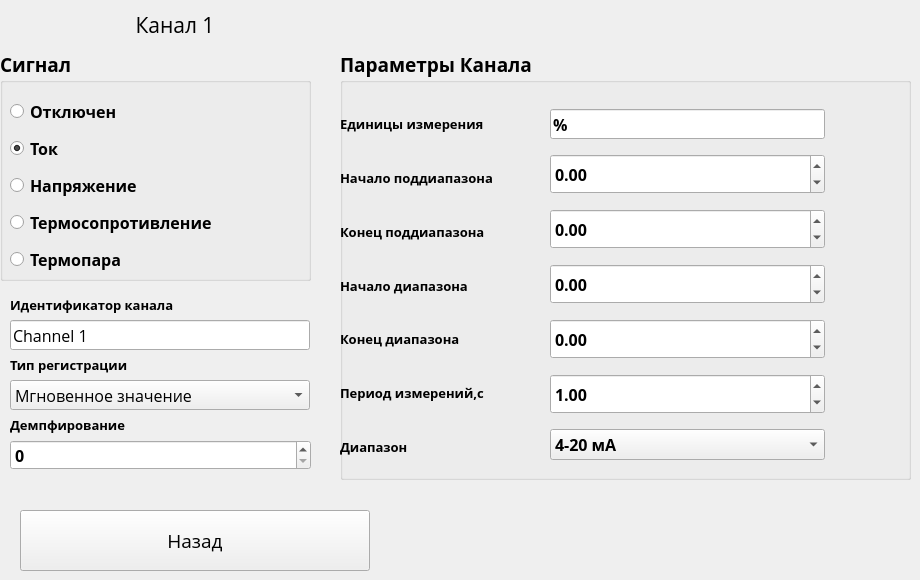
   <widget class="QWidget" name="Channel1">
    <widget class="QGroupBox" name="groupBox_1">
     <property name="geometry">
      <rect>
       <x>0</x>
       <y>50</y>
       <width>311</width>
       <height>231</height>
      </rect>
     </property>
     <property name="font">
      <font>
       <family>Open Sans</family>
       <pointsize>14</pointsize>
       <weight>75</weight>
       <bold>true</bold>
      </font>
     </property>
     <property name="title">
      <string>Сигнал</string>
     </property>
     <widget class="QWidget" name="layoutWidget_3">
      <property name="geometry">
       <rect>
        <x>10</x>
        <y>44</y>
        <width>296</width>
        <height>225</height>
       </rect>
      </property>
      <property name="font">
       <font>
        <family>Open Sans</family>
        <weight>75</weight>
        <bold>true</bold>
       </font>
      </property>
      <layout class="QVBoxLayout" name="verticalLayout_10">
       <property name="spacing">
        <number>5</number>
       </property>
       <item>
        <widget class="QRadioButton" name="ButonOtklChannel_1">
         <property name="font">
          <font>
           <family>Open Sans</family>
           <pointsize>12</pointsize>
           <weight>75</weight>
           <bold>true</bold>
          </font>
         </property>
         <property name="text">
          <string>Отключен                      </string>
         </property>
         <property name="checked">
          <bool>false</bool>
         </property>
         <attribute name="buttonGroup">
          <string notr="true">buttonGroup</string>
         </attribute>
        </widget>
       </item>
       <item>
        <widget class="QRadioButton" name="ButonTokChannel_1">
         <property name="font">
          <font>
           <family>Open Sans</family>
           <pointsize>12</pointsize>
           <weight>75</weight>
           <bold>true</bold>
          </font>
         </property>
         <property name="text">
          <string>Ток                                    </string>
         </property>
         <property name="checked">
          <bool>true</bool>
         </property>
         <attribute name="buttonGroup">
          <string notr="true">buttonGroup</string>
         </attribute>
        </widget>
       </item>
       <item>
        <widget class="QRadioButton" name="ButonNapryagenieChannel_1">
         <property name="font">
          <font>
           <family>Open Sans</family>
           <pointsize>12</pointsize>
           <weight>75</weight>
           <bold>true</bold>
          </font>
         </property>
         <property name="text">
          <string>Напряжение                     </string>
         </property>
         <attribute name="buttonGroup">
          <string notr="true">buttonGroup</string>
         </attribute>
        </widget>
       </item>
       <item>
        <widget class="QRadioButton" name="ButonResistorChannel_1">
         <property name="font">
          <font>
           <family>Open Sans</family>
           <pointsize>12</pointsize>
           <weight>75</weight>
           <bold>true</bold>
          </font>
         </property>
         <property name="text">
          <string>Термосопротивление</string>
         </property>
         <attribute name="buttonGroup">
          <string notr="true">buttonGroup</string>
         </attribute>
        </widget>
       </item>
       <item>
        <widget class="QRadioButton" name="ButonTermoparaChannel_1">
         <property name="font">
          <font>
           <family>Open Sans</family>
           <pointsize>12</pointsize>
           <weight>75</weight>
           <bold>true</bold>
          </font>
         </property>
         <property name="text">
          <string>Термопара                           </string>
         </property>
         <attribute name="buttonGroup">
          <string notr="true">buttonGroup</string>
         </attribute>
        </widget>
       </item>
       <item>
        <widget class="QRadioButton" name="ButonImpulseChannel_1">
         <property name="enabled">
          <bool>false</bool>
         </property>
         <property name="font">
          <font>
           <family>Open Sans</family>
           <pointsize>12</pointsize>
           <weight>75</weight>
           <bold>true</bold>
          </font>
         </property>
         <property name="text">
          <string>Счетчик Импульсов           </string>
         </property>
         <attribute name="buttonGroup">
          <string notr="true">buttonGroup</string>
         </attribute>
        </widget>
       </item>
      </layout>
     </widget>
    </widget>
    <widget class="QLabel" name="label_33">
     <property name="geometry">
      <rect>
       <x>0</x>
       <y>0</y>
       <width>350</width>
       <height>50</height>
      </rect>
     </property>
     <property name="font">
      <font>
       <family>Open Sans</family>
       <pointsize>16</pointsize>
      </font>
     </property>
     <property name="text">
      <string>Канал 1</string>
     </property>
     <property name="alignment">
      <set>Qt::AlignCenter</set>
     </property>
    </widget>
    <widget class="QLineEdit" name="Name_Channel_1">
     <property name="geometry">
      <rect>
       <x>10</x>
       <y>320</y>
       <width>300</width>
       <height>30</height>
      </rect>
     </property>
     <property name="minimumSize">
      <size>
       <width>0</width>
       <height>30</height>
      </size>
     </property>
     <property name="maximumSize">
      <size>
       <width>16777215</width>
       <height>30</height>
      </size>
     </property>
     <property name="font">
      <font>
       <family>Open Sans</family>
       <pointsize>12</pointsize>
       <weight>50</weight>
       <bold>false</bold>
      </font>
     </property>
     <property name="text">
      <string>Channel 1</string>
     </property>
    </widget>
    <widget class="QGroupBox" name="groupBox_4">
     <property name="geometry">
      <rect>
       <x>340</x>
       <y>50</y>
       <width>571</width>
       <height>430</height>
      </rect>
     </property>
     <property name="font">
      <font>
       <family>Open Sans</family>
       <pointsize>14</pointsize>
       <weight>75</weight>
       <bold>true</bold>
      </font>
     </property>
     <property name="toolTip">
      <string>&lt;html&gt;&lt;head/&gt;&lt;body&gt;&lt;p&gt;Нажмите на значение чтобы изменить&lt;/p&gt;&lt;/body&gt;&lt;/html&gt;</string>
     </property>
     <property name="title">
      <string>Параметры Канала</string>
     </property>
     <widget class="QWidget" name="layoutWidget_10">
      <property name="geometry">
       <rect>
        <x>210</x>
        <y>50</y>
        <width>275</width>
        <height>371</height>
       </rect>
      </property>
      <property name="font">
       <font>
        <family>Open Sans</family>
        <weight>75</weight>
        <bold>true</bold>
       </font>
      </property>
      <layout class="QVBoxLayout" name="verticalLayout_11">
       <item>
        <widget class="QLineEdit" name="UnitsChannel_1">
         <property name="minimumSize">
          <size>
           <width>100</width>
           <height>0</height>
          </size>
         </property>
         <property name="maximumSize">
          <size>
           <width>16777215</width>
           <height>30</height>
          </size>
         </property>
         <property name="font">
          <font>
           <family>Open Sans</family>
           <pointsize>12</pointsize>
           <weight>75</weight>
           <bold>true</bold>
          </font>
         </property>
         <property name="text">
          <string>%</string>
         </property>
        </widget>
       </item>
       <item>
        <widget class="QDoubleSpinBox" name="NignPredelChannel_1">
         <property name="minimumSize">
          <size>
           <width>100</width>
           <height>40</height>
          </size>
         </property>
         <property name="font">
          <font>
           <family>Open Sans</family>
           <pointsize>12</pointsize>
           <weight>75</weight>
           <bold>true</bold>
          </font>
         </property>
         <property name="inputMethodHints">
          <set>Qt::ImhDigitsOnly|Qt::ImhMultiLine</set>
         </property>
         <property name="accelerated">
          <bool>true</bool>
         </property>
         <property name="decimals">
          <number>2</number>
         </property>
         <property name="minimum">
          <double>-300.000000000000000</double>
         </property>
         <property name="maximum">
          <double>1000.000000000000000</double>
         </property>
         <property name="singleStep">
          <double>0.010000000000000</double>
         </property>
        </widget>
       </item>
       <item>
        <widget class="QDoubleSpinBox" name="VerhnPredelChannel_1">
         <property name="minimumSize">
          <size>
           <width>100</width>
           <height>40</height>
          </size>
         </property>
         <property name="font">
          <font>
           <family>Open Sans</family>
           <pointsize>12</pointsize>
           <weight>75</weight>
           <bold>true</bold>
          </font>
         </property>
         <property name="accelerated">
          <bool>true</bool>
         </property>
         <property name="decimals">
          <number>2</number>
         </property>
         <property name="minimum">
          <double>-300.000000000000000</double>
         </property>
         <property name="maximum">
          <double>1000.000000000000000</double>
         </property>
         <property name="singleStep">
          <double>0.010000000000000</double>
         </property>
        </widget>
       </item>
       <item>
        <widget class="QDoubleSpinBox" name="NignPredIzmerChannel_1">
         <property name="minimumSize">
          <size>
           <width>100</width>
           <height>40</height>
          </size>
         </property>
         <property name="font">
          <font>
           <family>Open Sans</family>
           <pointsize>12</pointsize>
           <weight>75</weight>
           <bold>true</bold>
          </font>
         </property>
         <property name="accelerated">
          <bool>true</bool>
         </property>
         <property name="decimals">
          <number>2</number>
         </property>
         <property name="minimum">
          <double>-300.000000000000000</double>
         </property>
         <property name="maximum">
          <double>1000.000000000000000</double>
         </property>
         <property name="singleStep">
          <double>0.010000000000000</double>
         </property>
        </widget>
       </item>
       <item>
        <widget class="QDoubleSpinBox" name="VerhnPredIzmerChannel_1">
         <property name="minimumSize">
          <size>
           <width>100</width>
           <height>40</height>
          </size>
         </property>
         <property name="font">
          <font>
           <family>Open Sans</family>
           <pointsize>12</pointsize>
           <weight>75</weight>
           <bold>true</bold>
          </font>
         </property>
         <property name="accelerated">
          <bool>true</bool>
         </property>
         <property name="decimals">
          <number>2</number>
         </property>
         <property name="minimum">
          <double>-300.000000000000000</double>
         </property>
         <property name="maximum">
          <double>1000.000000000000000</double>
         </property>
         <property name="singleStep">
          <double>0.010000000000000</double>
         </property>
        </widget>
       </item>
       <item>
        <widget class="QDoubleSpinBox" name="PeriodIzmerChannel_1">
         <property name="minimumSize">
          <size>
           <width>100</width>
           <height>40</height>
          </size>
         </property>
         <property name="font">
          <font>
           <family>Open Sans</family>
           <pointsize>12</pointsize>
           <weight>75</weight>
           <bold>true</bold>
          </font>
         </property>
         <property name="accelerated">
          <bool>true</bool>
         </property>
         <property name="decimals">
          <number>2</number>
         </property>
         <property name="minimum">
          <double>0.050000000000000</double>
         </property>
         <property name="singleStep">
          <double>0.050000000000000</double>
         </property>
         <property name="value">
          <double>1.000000000000000</double>
         </property>
        </widget>
       </item>
       <item>
        <widget class="QComboBox" name="DiapasonChannel_1">
         <property name="font">
          <font>
           <pointsize>12</pointsize>
          </font>
         </property>
         <item>
          <property name="text">
           <string>4-20 мА</string>
          </property>
         </item>
         <item>
          <property name="text">
           <string>0-20 мА</string>
          </property>
         </item>
         <item>
          <property name="text">
           <string>0-5 мА</string>
          </property>
         </item>
        </widget>
       </item>
      </layout>
     </widget>
     <widget class="QWidget" name="layoutWidget_11">
      <property name="geometry">
       <rect>
        <x>0</x>
        <y>50</y>
        <width>200</width>
        <height>371</height>
       </rect>
      </property>
      <property name="font">
       <font>
        <family>Open Sans</family>
        <weight>75</weight>
        <bold>true</bold>
       </font>
      </property>
      <layout class="QVBoxLayout" name="verticalLayout_12">
       <item>
        <widget class="QLabel" name="label_42">
         <property name="font">
          <font>
           <family>Open Sans</family>
           <pointsize>10</pointsize>
           <weight>75</weight>
           <bold>true</bold>
          </font>
         </property>
         <property name="text">
          <string>Единицы измерения</string>
         </property>
        </widget>
       </item>
       <item>
        <widget class="QLabel" name="label_43">
         <property name="font">
          <font>
           <family>Open Sans</family>
           <pointsize>10</pointsize>
           <weight>75</weight>
           <bold>true</bold>
          </font>
         </property>
         <property name="text">
          <string>Начало поддиапазона</string>
         </property>
        </widget>
       </item>
       <item>
        <widget class="QLabel" name="label_44">
         <property name="font">
          <font>
           <family>Open Sans</family>
           <pointsize>10</pointsize>
           <weight>75</weight>
           <bold>true</bold>
          </font>
         </property>
         <property name="text">
          <string>Конец поддиапазона</string>
         </property>
        </widget>
       </item>
       <item>
        <widget class="QLabel" name="label_45">
         <property name="font">
          <font>
           <family>Open Sans</family>
           <pointsize>10</pointsize>
           <weight>75</weight>
           <bold>true</bold>
          </font>
         </property>
         <property name="text">
          <string>Начало диапазона</string>
         </property>
        </widget>
       </item>
       <item>
        <widget class="QLabel" name="label_46">
         <property name="font">
          <font>
           <family>Open Sans</family>
           <pointsize>10</pointsize>
           <weight>75</weight>
           <bold>true</bold>
          </font>
         </property>
         <property name="text">
          <string>Конец диапазона</string>
         </property>
        </widget>
       </item>
       <item>
        <widget class="QLabel" name="label_47">
         <property name="font">
          <font>
           <family>Open Sans</family>
           <pointsize>10</pointsize>
           <weight>75</weight>
           <bold>true</bold>
          </font>
         </property>
         <property name="text">
          <string>Период измерений,с</string>
         </property>
        </widget>
       </item>
       <item>
        <widget class="QLabel" name="label_48">
         <property name="font">
          <font>
           <family>Open Sans</family>
           <pointsize>10</pointsize>
           <weight>75</weight>
           <bold>true</bold>
          </font>
         </property>
         <property name="text">
          <string>Диапазон</string>
         </property>
        </widget>
       </item>
      </layout>
     </widget>
    </widget>
    <widget class="QLabel" name="label_62">
     <property name="geometry">
      <rect>
       <x>10</x>
       <y>350</y>
       <width>300</width>
       <height>30</height>
      </rect>
     </property>
     <property name="minimumSize">
      <size>
       <width>0</width>
       <height>30</height>
      </size>
     </property>
     <property name="font">
      <font>
       <family>Open Sans</family>
       <pointsize>10</pointsize>
       <weight>75</weight>
       <bold>true</bold>
      </font>
     </property>
     <property name="text">
      <string>Тип регистрации</string>
     </property>
    </widget>
    <widget class="QComboBox" name="RegType_Channel_1">
     <property name="geometry">
      <rect>
       <x>10</x>
       <y>380</y>
       <width>300</width>
       <height>30</height>
      </rect>
     </property>
     <property name="minimumSize">
      <size>
       <width>0</width>
       <height>30</height>
      </size>
     </property>
     <property name="font">
      <font>
       <family>Open Sans</family>
       <pointsize>12</pointsize>
      </font>
     </property>
     <item>
      <property name="text">
       <string>Мгновенное значение</string>
      </property>
     </item>
     <item>
      <property name="text">
       <string>Среднее значение</string>
      </property>
     </item>
     <item>
      <property name="text">
       <string>Минимум</string>
      </property>
     </item>
     <item>
      <property name="text">
       <string>Максимум</string>
      </property>
     </item>
     <item>
      <property name="text">
       <string>Минимум + максимум</string>
      </property>
     </item>
    </widget>
    <widget class="QLabel" name="label_60">
     <property name="geometry">
      <rect>
       <x>10</x>
       <y>290</y>
       <width>300</width>
       <height>30</height>
      </rect>
     </property>
     <property name="minimumSize">
      <size>
       <width>0</width>
       <height>30</height>
      </size>
     </property>
     <property name="font">
      <font>
       <family>Open Sans</family>
       <pointsize>10</pointsize>
       <weight>75</weight>
       <bold>true</bold>
      </font>
     </property>
     <property name="text">
      <string>Идентификатор канала</string>
     </property>
    </widget>
    <widget class="QPushButton" name="pushButton_27">
     <property name="geometry">
      <rect>
       <x>20</x>
       <y>510</y>
       <width>350</width>
       <height>61</height>
      </rect>
     </property>
     <property name="font">
      <font>
       <family>Open Sans</family>
       <pointsize>14</pointsize>
      </font>
     </property>
     <property name="text">
      <string>Назад</string>
     </property>
    </widget>
    <widget class="QLabel" name="label_68">
     <property name="geometry">
      <rect>
       <x>10</x>
       <y>410</y>
       <width>300</width>
       <height>30</height>
      </rect>
     </property>
     <property name="minimumSize">
      <size>
       <width>0</width>
       <height>30</height>
      </size>
     </property>
     <property name="font">
      <font>
       <family>Open Sans</family>
       <pointsize>10</pointsize>
       <weight>75</weight>
       <bold>true</bold>
      </font>
     </property>
     <property name="text">
      <string>Демпфирование</string>
     </property>
    </widget>
    <widget class="QSpinBox" name="DemphirChannel_1">
     <property name="geometry">
      <rect>
       <x>10</x>
       <y>440</y>
       <width>301</width>
       <height>30</height>
      </rect>
     </property>
     <property name="minimumSize">
      <size>
       <width>100</width>
       <height>30</height>
      </size>
     </property>
     <property name="font">
      <font>
       <family>Open Sans</family>
       <pointsize>12</pointsize>
       <weight>75</weight>
       <bold>true</bold>
      </font>
     </property>
     <property name="inputMethodHints">
      <set>Qt::ImhDigitsOnly|Qt::ImhMultiLine</set>
     </property>
     <property name="accelerated">
      <bool>true</bool>
     </property>
    </widget>
   </widget>
